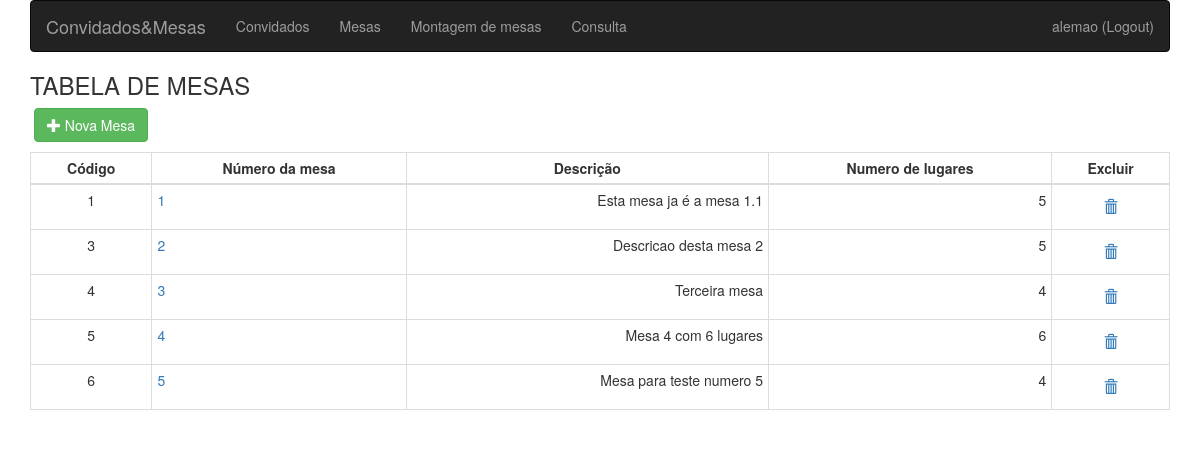
Page /Tabela_mesas.php (signed in) on the committed database.
### tables this page shows
CREATE TABLE `mesa` (
  `idmesa` int(10) NOT NULL,
  `mesanumero` int(10) NOT NULL,
  `numerodelugares` int(10) NOT NULL,
  `descricao` varchar(100) NOT NULL
);

### DAO/DAO.php (called while the page is built, shortened)
<?php
class DAO {
    public function __construct() {
        $this->db = new PDO("mysql:host=localhost;dbname=listaemesas2", "root", "");
    }
}

### DAO/Mesa.php (called while the page is built, shortened)
<?php
require_once 'DAO.php';
class Mesa extends DAO {
    public function findById($q) {
        $sql = $this->db->prepare(
                    "SELECT * "
                . "FROM mesa "
                . "WHERE idmesa LIKE :q "
                . "ORDER BY mesanumero");
        $sql->execute([":q" => '%' . $q . '%']);
        return $sql->fetchAll();
    }
}

### Tabela_mesas.php (the view, shortened to what this page needs)
<?php
$q = (isset($_GET["q"]) ? $_GET["q"] : "");
require_once 'DAO/Mesa.php';
$mesa = new Mesa();
?>
<!DOCTYPE html>
<html lang="en">
    <head>
        <link href="css/bootstrap.min.css" rel="stylesheet">
        <link href="plugins/jquery.dataTables.min.css" rel="stylesheet" type="text/css"/>
    </head>
    <body>
        <div class="container">
        <nav class="navbar navbar-inverse">
          <div class="container-fluid">
            <div class="navbar-header">
                <a class="navbar-brand" href="#">Convidados&Mesas</a>
            </div>
             <ul class="nav navbar-nav">
              <li><a href="Tabela_convidado.php" data-toggle="tooltip" title="CLIQUE PARA ACESSAR A LISTA DE CONVIDADOS">Convidados</a></li>
              <li><a href="Tabela_mesas.php" data-toggle="tooltip" title="CLIQUE PARA ACESSAR A LISTA DE MESAS">Mesas</a></li>
              <li><a href="Tabela_montagem.php" data-toggle="tooltip" title="CLIQUE PARA ACESSAR A LISTA DE MONTAGEM DE MESA">Montagem de mesas</a></li>
              <li><a href="Tabela_Consulta_Convidados.php" data-toggle="tooltip" title="CLIQUE PARA CONSULTAR MONTAGEM">Consulta</a></li>
            </ul>
              <ul class="nav navbar-nav navbar-right">
                    <?php
                    if (isset($_SESSION["login"])) {
                        echo '<li><a href="logout.php">'
                        . $_SESSION["login"]
                        . ' (Logout)</a></li>';
                    } else {
                        echo '<li><a href="login.php">Login</a></li>';
                    }
                    ?>
                </ul>
          </div>
        </nav>
            <h3>TABELA DE MESAS</h3>
            <form method="get" class="form-inline" style="margin-bottom: 10px">
                <a href="<?php echo $q; ?>formmesa.php?acao=incluir" class="btn btn-success">
                    <span class="glyphicon glyphicon-plus"></span>
                    Nova Mesa
                </a>
            </form>
            <table class="table table-bordered table-condensed table-hover">
                <thead>
                    <tr>
                        <th class="text-center">Código</th>
                        <th class="text-center">Número da mesa</th>
                        <th class="text-center">Descrição</th>
                        <th class="text-center">Numero de lugares</th>
                        <th class="text-center">Excluir</th>
                    </tr>
                </thead>
                <tbody>
                <form  method="post">
                    <?php
                    $tabela = $mesa->findById($q);
                    foreach ($tabela as $linha) {
                        echo '<tr>'
                        . '<td class="text-center">'
                        . $linha['idmesa']
                        . '</td>'
                        . '<td><a href="formmesa.php?acao=editar&cod='
                        . $linha['idmesa']
                        . '">'
                        . $linha['mesanumero']
                        . '</a></td>'
                        . '<td class="text-right">  '
                        . $linha['descricao']
                        . '</td>'
                        . '<td class="text-right">  '
                        . $linha['numerodelugares']
                        . '</td>'
                        . '<td class="text-center">'
                        . '<button type="submit" class="btn btn-link" name="delete" value="'
                        . $linha['idmesa']
                        . '" onclick="return confirm(\'Deseja realmente excluir?\')">'
                        . '<span class="glyphicon glyphicon-trash"></span>'
                        . '</button>'
                        . '</td>'
                        . '</tr>' . "\n";
                    }
                    ?>
                </form>
                </tbody>
            </table>
        </div>
    </body>
</html>

### rows in the picture
mesa: idmesa "1", mesanumero "1", descricao "Esta mesa ja é a mesa 1.1", numerodelugares "5"
mesa: idmesa "3", mesanumero "2", descricao "Descricao desta mesa 2", numerodelugares "5"
mesa: idmesa "4", mesanumero "3", descricao "Terceira mesa", numerodelugares "4"
mesa: idmesa "5", mesanumero "4", descricao "Mesa 4 com 6 lugares", numerodelugares "6"
mesa: idmesa "6", mesanumero "5", descricao "Mesa para teste numero 5", numerodelugares "4"

### other values in the picture
$_SESSION["login"] "alemao"
